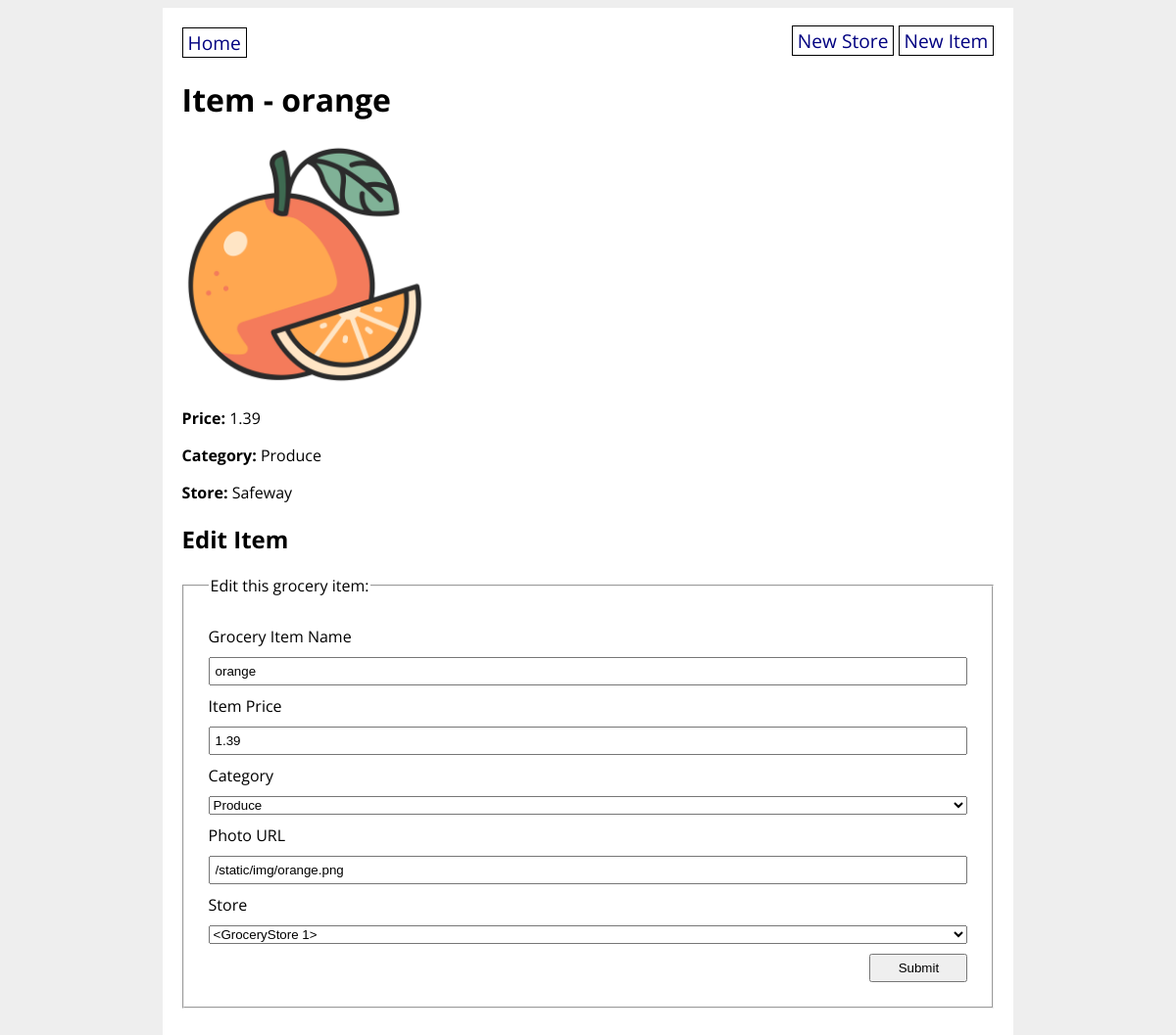
Page /item/6 on the earlier database version.
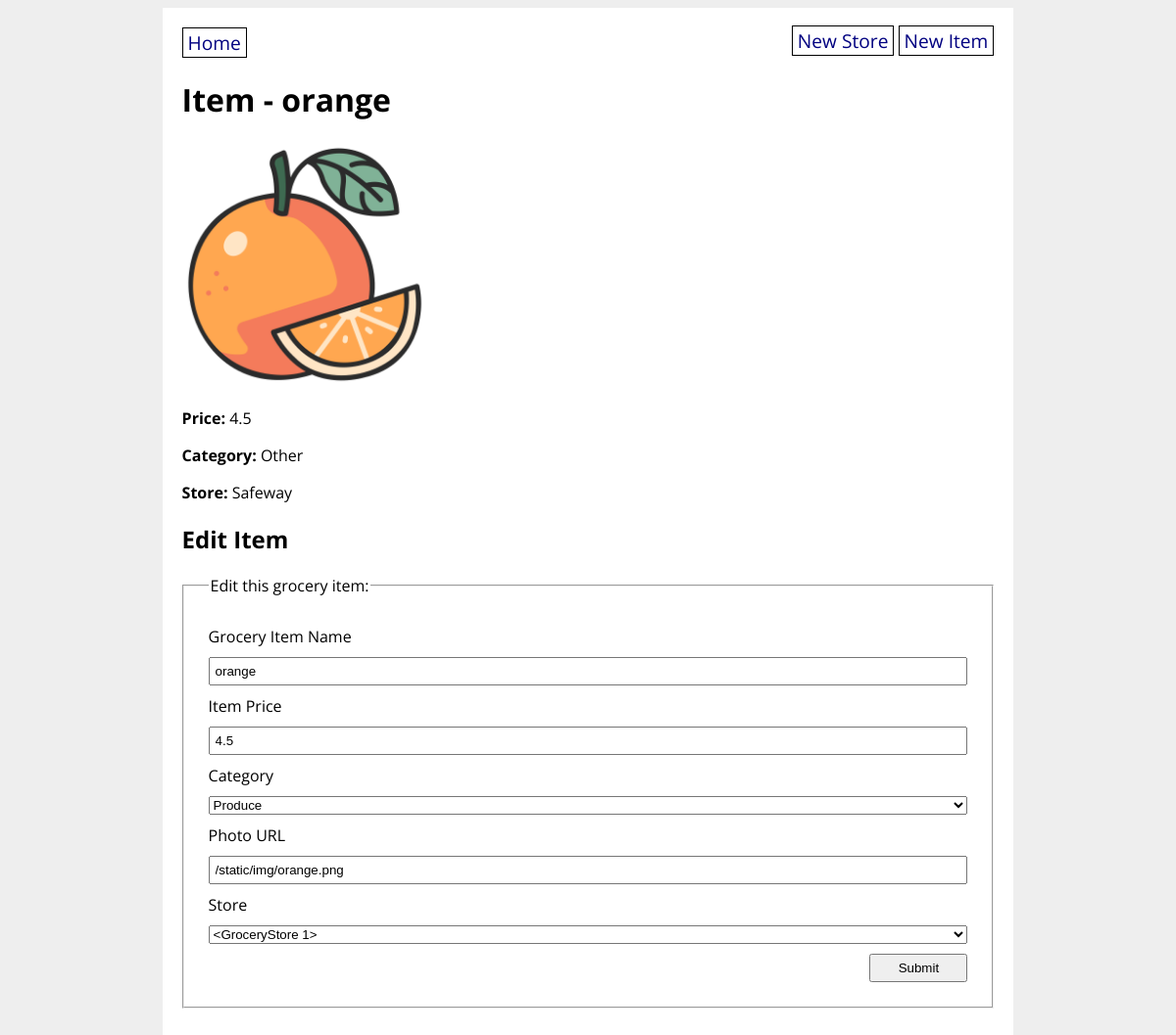
Same page on the later database version.
### grocery_app/models.py (models this page shows)
class GroceryItem(db.Model):
    id = db.Column(db.Integer, primary_key=True)
    name = db.Column(db.String(80), nullable=False)
    price = db.Column(db.Float(precision=2), nullable=False)
    category = db.Column(db.Enum(ItemCategory), default=ItemCategory.OTHER)
    photo_url = db.Column(URLType)
    store_id = db.Column(
        db.Integer, db.ForeignKey('grocery_store.id'), nullable=False)
    store = db.relationship('GroceryStore', back_populates='items')

### grocery_app/routes.py (the view, shortened to what this page needs)
@main.route('/item/<item_id>', methods=['GET', 'POST'])
def item_detail(item_id):
    item = GroceryItem.query.get(item_id)
    form = GroceryItemForm(obj=item)
    item = GroceryItem.query.get(item_id)
    return render_template('item_detail.html', item=item, form=form)

### grocery_app/forms.py
class GroceryItemForm(FlaskForm):
    name = StringField('Grocery Item Name',
        validators=[
            DataRequired(),
            Length(min=3, max=80, message="Your item name needs to be betweeen 3 and 80 chars")
            ])
    price = FloatField('Item Price')
    category = SelectField('Category', choices=ItemCategory.choices())
    photo_url = StringField('Photo URL',
        validators=[
            DataRequired(),
            Length(min=5, max=80, message="Your Photo URL needs to be betweeen 5 and 80 chars")
            ])
    store = QuerySelectField('Store', query_factory=lambda: GroceryStore.query, allow_blank=False)
    submit = SubmitField('Submit')

### grocery_app/utils.py (called while the page is built)
    def __str__(self):
        return str(self.value)

### grocery_app/templates/item_detail.html (shortened to what this page needs)
{% extends 'base.html' %}
{% block content %}
<h1>Item - {{ item.name }}</h1>
<p><img src="{{ item.photo_url }}" width="250px" height="250px"></p>
<p><strong>Price:</strong> {{ item.price }}</p>
<p><strong>Category:</strong> {{ item.category }}</p>
<p><strong>Store:</strong> {{ item.store.title }}</p>
<h2>Edit Item</h2>
<form method="POST", action="{{ url_for('main.item_detail', item_id=item.id ) }}">
    <fieldset>
        <legend>Edit this grocery item:</legend>
        {{ form.name.label }}
        {{ form.name }}
        {{ form.price.label }}
        {{ form.price(placeholder="0.00") }}
        {{ form.category.label }}
        {{ form.category }}
        {{ form.photo_url.label }}
        {{ form.photo_url }}
        {{ form.store.label }}
        {{ form.store }}
        {{ form.submit }}
    </fieldset>
</form>
{% endblock %}

Differences in the rows shown:
changed GroceryItem "orange": price "1.39" → "4.5"; category "Produce" → "Other"
